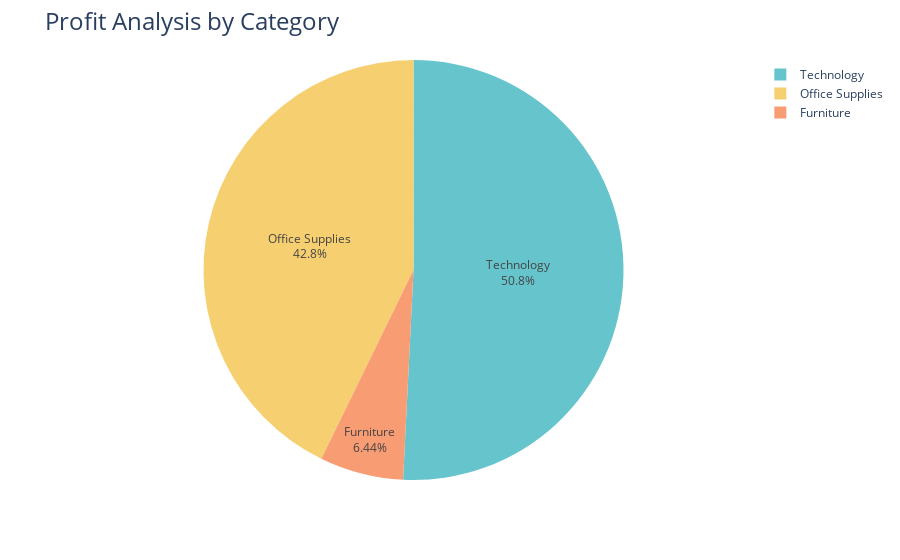

This figure's notebook cell:
### Code cell
fig = px.pie(profit_by_category , values = 'Profit' , names = 'Category' , hole = 0 , color_discrete_sequence = px.colors.qualitative.Pastel)
fig.update_traces(textposition = 'inside' , textinfo = 'percent+label')
fig.update_layout(title = 'Profit Analysis by Category' , titlefont = dict(size = 24))
fig.show()

### Figure 1 — Plotly figure (JSON) as saved in the notebook; plotly's stock layout.template omitted (floating-point values rounded to 4 significant figures)
{"data": [{"domain": {"x": [0, 1], "y": [0, 1]}, "hole": 0, "hovertemplate": "Category=%{label}<br>Profit=%{value}<extra></extra>", "labels": ["Furniture", "Office Supplies", "Technology"], "legendgroup": "", "name": "", "showlegend": true, "textinfo": "percent+label", "textposition": "inside", "type": "pie", "values": [18450.0, 122500.0, 145500.0]}], "layout": {"autosize": true, "legend": {"tracegroupgap": 0}, "margin": {"t": 60}, "piecolorway": ["rgb(102, 197, 204)", "rgb(246, 207, 113)", "rgb(248, 156, 116)", "rgb(220, 176, 242)", "rgb(135, 197, 95)", "rgb(158, 185, 243)", "rgb(254, 136, 177)", "rgb(201, 219, 116)", "rgb(139, 224, 164)", "rgb(180, 151, 231)", "rgb(179, 179, 179)"], "title": {"font": {"size": 24}, "text": "Profit Analysis by Category"}}}
